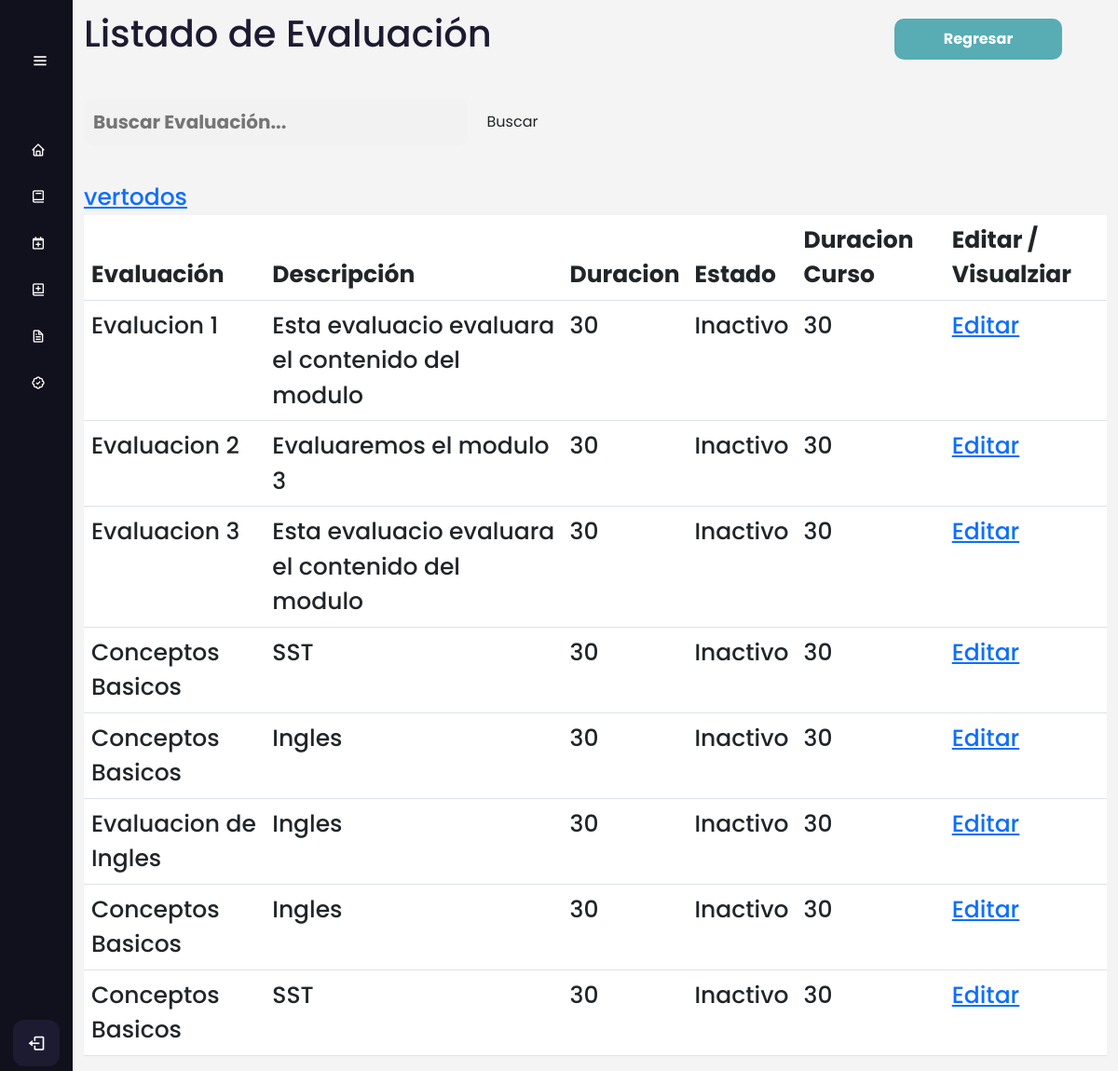
/cursos/lista_de_evaluacion/, run on an earlier commit of the app's database.
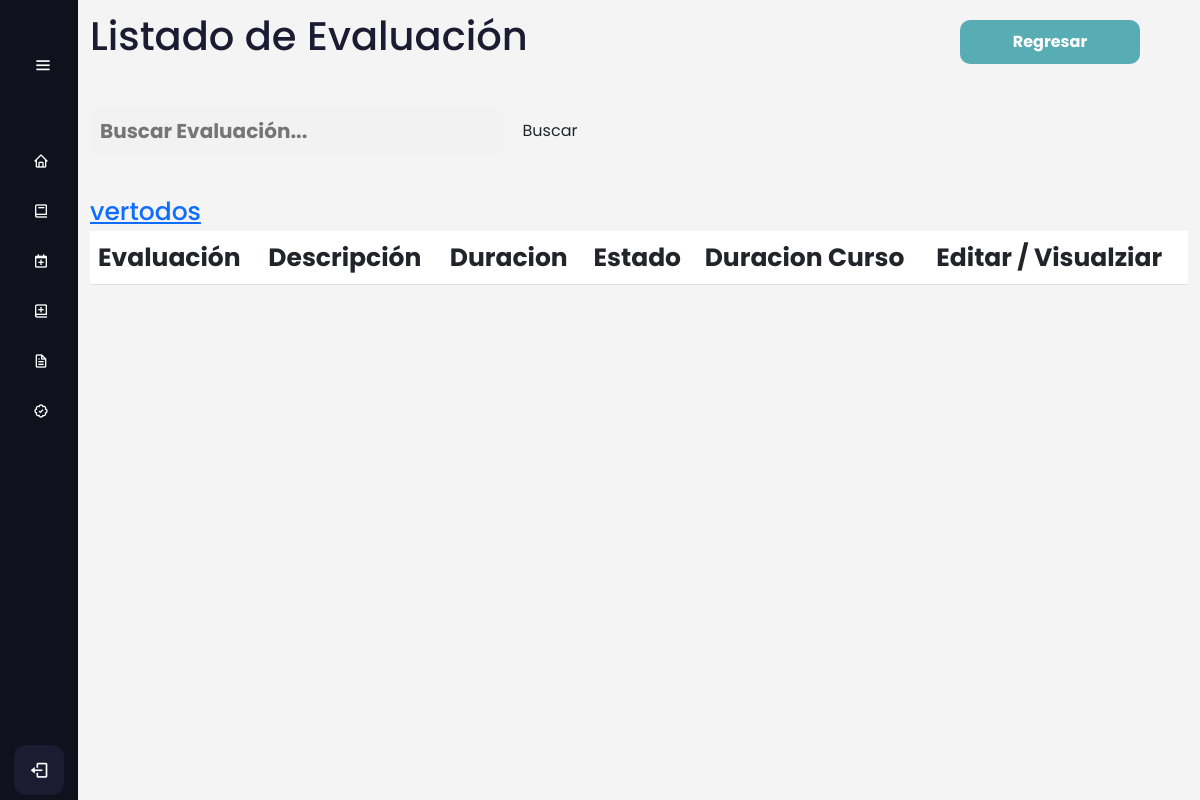
And on a later commit of the database.
### AppCursos/models.py (models this page shows, shortened)
class Evaluaciones(models.Model):
     nombre_evaluacion=models.CharField(max_length=100)
     numero_intentos = models.IntegerField(default=2)
     descripcion_evaluacion = models.CharField(max_length=300, null=True,blank=True)
     instrucciones_evaluacion = models.TextField(max_length=300, null=True,blank=True)
     duracion_evaluacion_admin = models.IntegerField(default=30)
     nombre_modulo= models.ForeignKey(Modulos, on_delete=models.CASCADE,null=False)
     class Meta:
          verbose_name_plural = 'Evaluaciones'

### AppCursos/views.py (the view)
# urls.py: path('lista_de_evaluacion/', views.Listar_evaluaciones,
def Listar_evaluaciones(request):
    listare = Evaluaciones.objects.all()
    context = {'listare':listare}
    return render(request,'Evaluaciones/listar_evaluaciones.html',context)

### Templates/Evaluaciones/listar_evaluaciones.html
{% extends 'Layout/Base.html' %}
{% load static %}
{% block content %}
<link rel="stylesheet" href="{% static 'Css/Curso.css' %}">
<div class="home_content">
    <div class="text">
        <h1> Listado de Evaluación </h1>
        <br><form class="search" action="{% url 'filtrar' %}" method="GET">
            <input type="text" class="search-bar" name="search" placeholder="Buscar Evaluación...">
            <input type="submit" class="btn search-btn" value="Buscar">
        </form>
        <br>
        <span class="aux-btns"><a href="{% url 'listar_cursos' %}">vertodos</a> </span>
        <div class="table-responsive" >
            <table class="table " id="tablam">
                <thead>
                    <tr>
                        <th scope="col">Evaluación</th>
                        <th scope="col">Descripción</th>
                        <th scope="col">Duracion</th>
                        <th scope="col">Estado</th>
                        <th scope="col">Duracion Curso</a></th>
                        <th scope="col">Editar / Visualziar</th>
                    </tr>
                </thead>
                <tbody>
                    {% for evaluacion in listare %}
                        <tr>
                            <td scope="row">{{ evaluacion.nombre_evaluacion }}</td>
                            <td scope="row">{{ evaluacion.descripcion_evaluacion }}</td>
                            <td scope="row">{{ evaluacion.duracion_evaluacion_admin }}</td>
                            {% if evaluacion.estado_evaluacion %}
                            <td scope="row">Activo</td>
                            {% else %}
                            <td scope="row">Inactivo</td>
                            {% endif %}
                            <td scope="row">{{ evaluacion.duracion_evaluacion_admin }}</td>
                            <td>
                                <a href="{% url 'ver_evaluacion_detalle' evaluacion.id %}">Editar</a>
                            </td>
                        </tr>
                    {% endfor %}
                </tbody>         </table>
        </div>
    </div>
</div>
<a href="{% url 'evaluacion' %}" id="back2">
    <div >
        <button  class="back">Regresar</button>
    </div>
    </a>
{% endblock %}

### Templates/Layout/Base.html (shortened to what this page needs)
{% load static %}
<!DOCTYPE html>
<html lang="en">
<head>
    <link rel="stylesheet" href="{% static 'Css/Estilo.css' %}">
    <link href='https://unpkg.com/boxicons@2.1.4/css/boxicons.min.css' rel='stylesheet'>
    <link rel="stylesheet" href="https://cdn.jsdelivr.net/npm/bootstrap@5.3.0-alpha3/dist/css/bootstrap.min.css">
</head>
<body>
    {% include 'includes/nav.html' %}
    <main>
        {% block content %}
        {% endblock %}
    </main>
</body>
</html>

### Templates/includes/nav.html (shortened to what this page needs)
{% load static %}
<div class="sidebar">
    <div class="logo_content">
        <i class='bx bx-menu' id="btn"></i>
    </div>
    <ul class="nav_list">
        <li>
            <a href="{% url 'home' %}">
                <i class='bx bx-home'></i>
            </a>
        </li>
        <li>
            <a href="{% url 'cursos' %}">
                <i class='bx bx-book'></i>
            </a>
        </li>
        <li>
            <a href="{% url 'modulos' %}">
                <i class='bx bx-calendar-plus'></i>
            </a>
        </li>
        <li>
            <a href="{% url 'clase' %}">
                <i class='bx bx-book-add'></i>
            </a>
        </li>
        <li>
            <a href="{% url 'evaluacion' %}">
                <i class='bx bx-file'></i>
            </a>
        </li>
        <li>
            <a href="#">
                <i class='bx bx-badge-check'></i>
            </a>
        </li>
    </ul>
    <div class="profile_content">
        <div class="profile">
            <i class='bx bx-log-out' id="log_out"></i>
        </div>
    </div>
</div>

### static/Css/Estilo.css (style rules this page uses)
* { margin: 0; padding: 0; box-sizing: border-box; font-family: "Poppins", sans-serif; }
body { position: relative; min-height: 100vh; width: 100%; overflow: hidden; }
.sidebar { position: fixed; z-index: 1; top: 0; left: 0; height: 100%; width: 78px; background: #11101d; padding: 6px 14px; transition: all 0.5s ease; }
.sidebar #btn { color: white; position: absolute; left: 55%; top: 6px; top: 40px; font-size: 20px; height: 80px; width: 80px; text-align: center; line-height: 50px; transform: translateX(-50%); }
.sidebar ul i { position: relative; left: -35px; }
.sidebar ul { margin-top:80px; }
.sidebar ul li { position: relative; height: 50px; width: 100%; margin: 0 5px; list-style: none; line-height: 50px; }
.sidebar ul li a { color: white; display: flex; align-items: center; text-decoration: none; transition: all 0.4s ease; border-radius: 12px; white-space: nowrap; }
.sidebar ul li i { height: 50px; min-width: 50px; border-radius: 12px; line-height: 50px; text-align: center; }
.sidebar .profile_content { position: absolute; color: white; bottom: 0; left: 0; width: 100%; }
.sidebar .profile_content .profile { position: relative; padding: 10px 6px; height: 60px; transition: all 0.4s ease; background: none; }
.profile #log_out { position: absolute; bottom: 5px; left: 50%; transform: translateX(-50%); min-width: 50px; line-height: 50px; font-size: 20px; border-radius: 12px; text-align: center; transition: all 0.4s ease; background: #1d1b31; }

### static/Css/Curso.css (style rules this page uses)
body { margin: 0; padding: 0; box-sizing: border-box; background-color: #f2f0f0b4; overflow-y: scroll; }
.home_content { position: absolute; height: 100%; width: calc(100% - 78px); left: 78px; transition: all 0.5s ease; }
.home_content .text { font-size: 25px; font-weight: 500; color: #1d1b31; margin: 12px; }
button { width: 50%; padding: 10px; border: none; border-radius: 10px; background-color: #58acb4; color: #fff; font-size: 16px; font-weight: bold; cursor: pointer; }
input[type="text"], #id_duracion_curso, #id_iconoCurso, #id_numero_intentos, #id_instrucciones_evaluacion { background-color: #f2f2f2; border: none; border-radius: 10px; outline: none; padding: 10px; transition: all 0.3s ease; font-size: 20px; font-weight: bold; color: #333; }
.back { position: absolute; top: 20px; right:5%; width: 15vw; font-size: 16px; font-weight: bold; cursor: pointer; transition: all 0.3s ease; }

What changed in the data, as far as the page shows it:
removed Evaluaciones: nombre_evaluacion "Evalucion 1", descripcion_evaluacion "Esta evaluacio evaluara el contenido del modulo", duracion_evaluacion_admin "30"
removed Evaluaciones: nombre_evaluacion "Evaluacion 2", descripcion_evaluacion "Evaluaremos el modulo 3", duracion_evaluacion_admin "30"
removed Evaluaciones: nombre_evaluacion "Evaluacion 3", descripcion_evaluacion "Esta evaluacio evaluara el contenido del modulo", duracion_evaluacion_admin "30"
removed Evaluaciones: nombre_evaluacion "Conceptos Basicos", descripcion_evaluacion "SST", duracion_evaluacion_admin "30"
removed Evaluaciones: nombre_evaluacion "Conceptos Basicos", descripcion_evaluacion "Ingles", duracion_evaluacion_admin "30"
removed Evaluaciones: nombre_evaluacion "Evaluacion de Ingles", descripcion_evaluacion "Ingles", duracion_evaluacion_admin "30"
removed Evaluaciones: nombre_evaluacion "Conceptos Basicos", descripcion_evaluacion "Ingles", duracion_evaluacion_admin "30"
removed Evaluaciones: nombre_evaluacion "Conceptos Basicos", descripcion_evaluacion "SST", duracion_evaluacion_admin "30"
